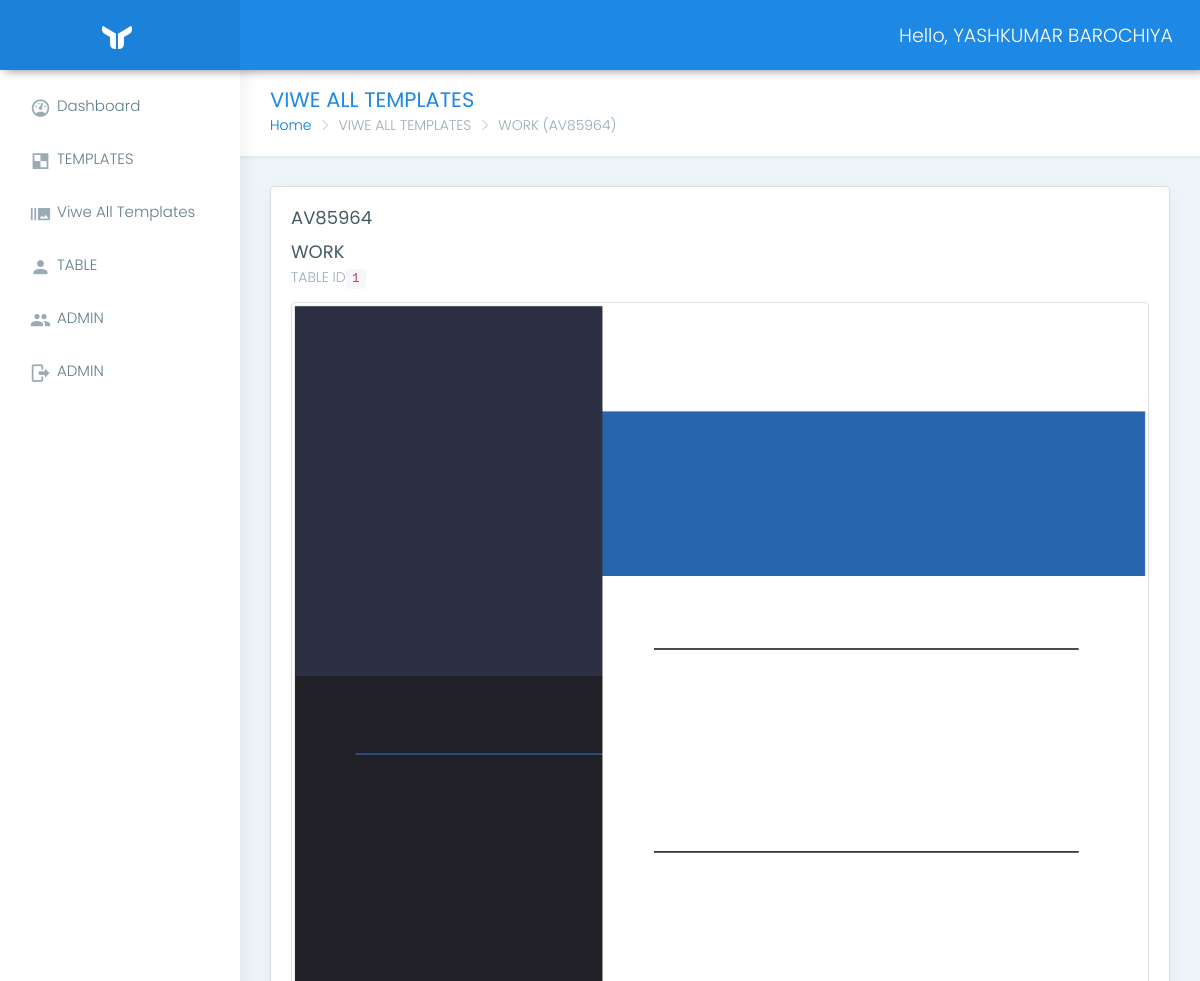
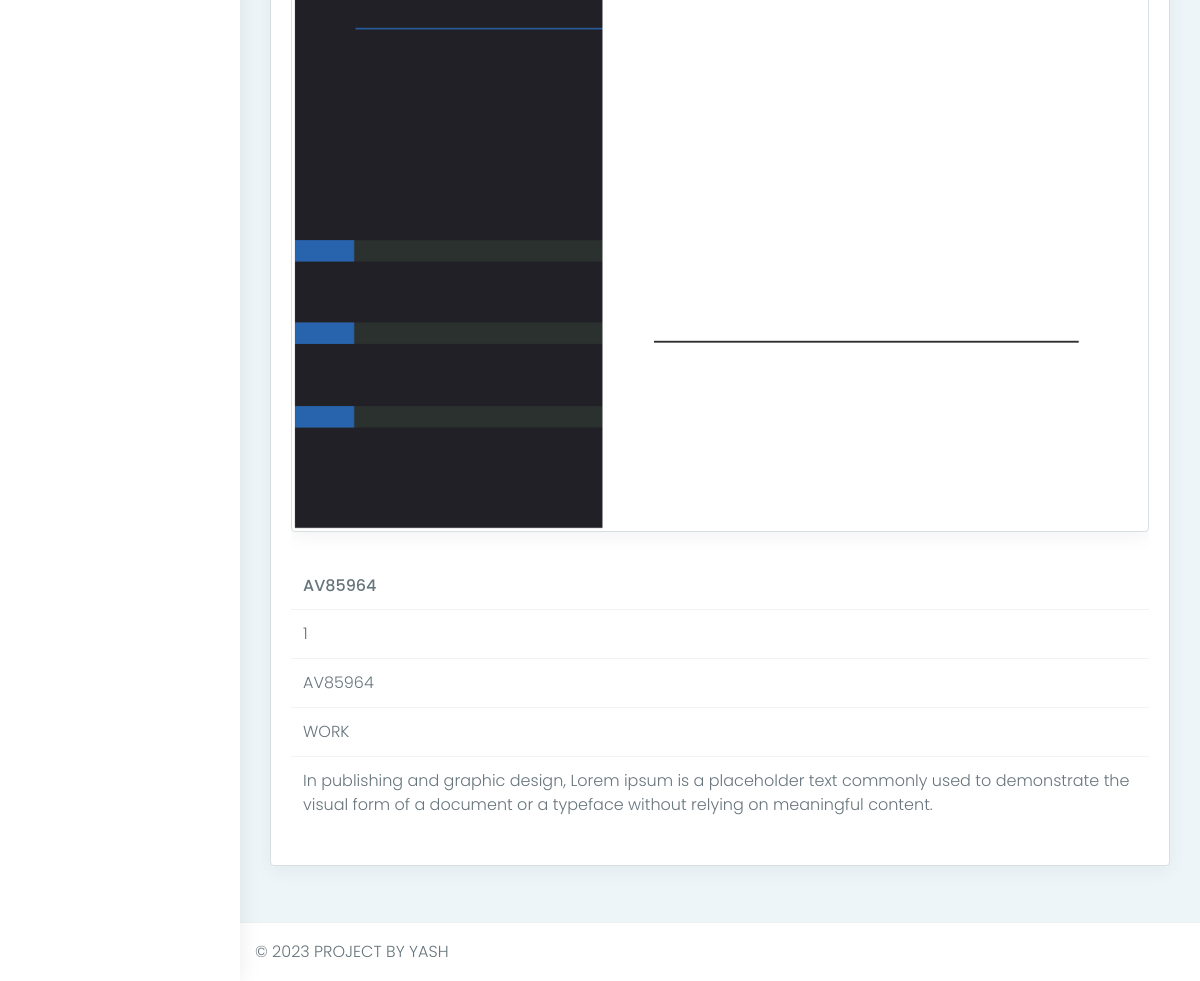
Screenshot of /Admin/viwefulltemplate.php?id=1 (signed in) with the database file from the repository (2 pictures, top to bottom).
### tables this page shows
CREATE TABLE `template` (
  `id` int(11) NOT NULL,
  `temp_id` varchar(12) NOT NULL,
  `temp_name` varchar(30) NOT NULL,
  `about_temp` varchar(220) NOT NULL,
  `example_image` varchar(80) NOT NULL,
  `kit_image` varchar(80) NOT NULL,
  `logic_file` varchar(80) NOT NULL
);

### Admin/viwefulltemplate.php (the view, shortened to what this page needs)
<?php
    if($_SESSION['email'] ) {
?>
<!DOCTYPE html>
<html lang="en">
<head>
    <link href="assets/plugins/bootstrap/css/bootstrap.min.css" rel="stylesheet">
    <link href="css/style.css" rel="stylesheet">
    <link href="css/colors/blue.css" id="theme" rel="stylesheet">
</head>
<body class="fix-header fix-sidebar card-no-border">
    <div id="main-wrapper">
        <?php
        include("header.php")
        ?>
        <?php
        include("nav.php")
        ?>
        <div class="page-wrapper">
            <div class="container-fluid">
                <?php
                $r = $_REQUEST['id'];
                $con = mysqli_connect("localhost", "root", "", "resume");
                $query = "select * from template where id='$r'";
                $res = mysqli_query($con, $query);
                while ($row = mysqli_fetch_array($res)) {
                ?>
                    <div class="row page-titles">
                        <div class="col-md-5 col-8 align-self-center">
                            <h3 class="text-themecolor m-b-0 m-t-0">VIWE ALL TEMPLATES</h3>
                            <ol class="breadcrumb">
                                <li class="breadcrumb-item"><a href="javascript:void(0)">Home</a></li>
                                <li class="breadcrumb-item active">VIWE ALL TEMPLATES</li>
                                <li class="breadcrumb-item active"><?php echo $row['temp_name'] ?> (<?php echo $row['temp_id'] ?>) </li>
                            </ol>
                        </div>
                    </div>
                    <div class="card">
                        <div class="card-block">
                            <h4 class="card-title"><?php echo $row['temp_id'] ?></h4>
                            <h4 class="card-title"><?php echo $row['temp_name'] ?></h4>
                            <h6 class="card-subtitle">TABLE ID<code><?php echo $row['id'] ?></code></h6>
                            <div class="table-responsive">
                                <table class="table">
                                    <thead>
                                        <tr>
                                            <th><?php echo $row['temp_id'] ?></th>
                                        </tr>
                                    </thead>
                                    <tbody>
                                        <tr>
                                            <div class="card">
                                                <img class="card-img-top" src="<?php echo $row['kit_image'] ?>?id=1" alt="Card image cap">
                                            </div>
                            </div>
                            <tr>
                                <td><?php echo $row['id'] ?></td>
                            </tr>
                            <tr>
                                <td><?php echo $row['temp_id'] ?></td>
                            </tr>
                            <tr>
                                <td><?php echo $row['temp_name'] ?></td>
                            </tr>
                            <tr>
                                <td><?php echo $row['about_temp'] ?></td>
                            </tr>
                        </div>
                    </div>
            </div>
        <?php
                }
        ?>
        </div>
        <?php
        include("footer.php");
        ?>
    </div>
</body>
</html><?php
}
?>

### Admin/header.php (shortened to what this page needs)
<?php
if ($_SESSION['email']) {
?>
    <header class="topbar">
        <nav class="navbar top-navbar navbar-toggleable-sm navbar-light">
            <div class="navbar-header">
                <a class="navbar-brand" href="index.php">
                    <b>
                        <img src="assets/images/logo-light-icon.png" alt="homepage" class="light-logo" />
                    </b>
                </a>
            </div>
            <div class="navbar-collapse">
                <ul class="navbar-nav my-lg-0">
                        <li class="nav-item dropdown">
                    <?php
                    $con = mysqli_connect("localhost", "root", "", "resume");
                    $query = "select * from admin where email='" . $_SESSION['email'] . "'";
                    $res = mysqli_query($con, $query);
                    while ($row = mysqli_fetch_array($res)) {
                    ?>
                            <a class="nav-link dropdown-toggle text-muted waves-effect waves-dark" href="admindata.php" aria-expanded="false">Hello, <?php echo $row['full_name'] ?></a>
                    <?php
                    }
                    ?>
                        </li>
                </ul>
            </div>
        </nav>
    </header>
<?php
}
?>

### Admin/css/colors/blue.css (style rules this page uses)
.topbar { background: #1e88e5; }
.topbar .navbar-header { background: rgba(0, 0, 0, 0.05); }
.topbar .top-navbar .navbar-header .navbar-brand .light-logo { display: inline-block; color: rgba(255, 255, 255, 0.8); }
.topbar .navbar-light .navbar-nav .nav-item > a.nav-link { color: #ffffff !important; }
.text-themecolor { color: #1e88e5 !important; }

### rows the page displays
template: temp_name "WORK", temp "AV85964", id "1", kit_image (picture), about_temp "In publishing and graphic design, Lorem ipsum is a placeholder text commonly used to demonstrate the visual form of a document or a typeface without relying on meaningful content."

### other values shown
$row['full_name'] "YASHKUMAR BAROCHIYA"
